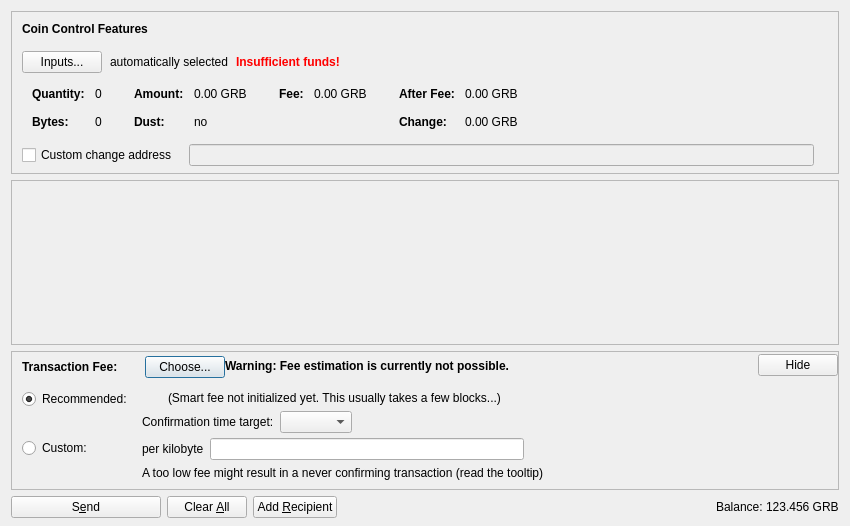
<?xml version="1.0" encoding="UTF-8"?>
<ui version="4.0">
 <class>SendCoinsDialog</class>
 <widget class="QDialog" name="SendCoinsDialog">
  <property name="geometry">
   <rect>
    <x>0</x>
    <y>0</y>
    <width>850</width>
    <height>526</height>
   </rect>
  </property>
  <property name="windowTitle">
   <string>Send Coins</string>
  </property>
  <layout class="QVBoxLayout" name="verticalLayout" stretch="0,1,0,0">
   <property name="bottomMargin">
    <number>8</number>
   </property>
   <item>
    <widget class="QFrame" name="frameCoinControl">
     <property name="sizePolicy">
      <sizepolicy hsizetype="Expanding" vsizetype="Expanding">
       <horstretch>0</horstretch>
       <verstretch>0</verstretch>
      </sizepolicy>
     </property>
     <property name="maximumSize">
      <size>
       <width>16777215</width>
       <height>16777215</height>
      </size>
     </property>
     <property name="frameShape">
      <enum>QFrame::StyledPanel</enum>
     </property>
     <property name="frameShadow">
      <enum>QFrame::Sunken</enum>
     </property>
     <layout class="QVBoxLayout" name="verticalLayoutCoinControl2">
      <property name="spacing">
       <number>0</number>
      </property>
      <property name="leftMargin">
       <number>0</number>
      </property>
      <property name="topMargin">
       <number>0</number>
      </property>
      <property name="rightMargin">
       <number>0</number>
      </property>
      <property name="bottomMargin">
       <number>6</number>
      </property>
      <item>
       <layout class="QVBoxLayout" name="verticalLayoutCoinControl" stretch="0,0,0,0,1">
        <property name="spacing">
         <number>0</number>
        </property>
        <property name="leftMargin">
         <number>10</number>
        </property>
        <property name="topMargin">
         <number>10</number>
        </property>
        <item>
         <layout class="QHBoxLayout" name="horizontalLayoutCoinControl1">
          <property name="bottomMargin">
           <number>15</number>
          </property>
          <item>
           <widget class="QLabel" name="labelCoinControlFeatures">
            <property name="sizePolicy">
             <sizepolicy hsizetype="Preferred" vsizetype="Maximum">
              <horstretch>0</horstretch>
              <verstretch>0</verstretch>
             </sizepolicy>
            </property>
            <property name="font">
             <font>
              <weight>75</weight>
              <bold>true</bold>
             </font>
            </property>
            <property name="styleSheet">
             <string notr="true">font-weight:bold;</string>
            </property>
            <property name="text">
             <string>Coin Control Features</string>
            </property>
           </widget>
          </item>
         </layout>
        </item>
        <item>
         <layout class="QHBoxLayout" name="horizontalLayoutCoinControl2" stretch="0,0,0,0">
          <property name="spacing">
           <number>8</number>
          </property>
          <property name="bottomMargin">
           <number>10</number>
          </property>
          <item>
           <widget class="QPushButton" name="pushButtonCoinControl">
            <property name="styleSheet">
             <string notr="true"/>
            </property>
            <property name="text">
             <string>Inputs...</string>
            </property>
            <property name="autoDefault">
             <bool>false</bool>
            </property>
           </widget>
          </item>
          <item>
           <widget class="QLabel" name="labelCoinControlAutomaticallySelected">
            <property name="text">
             <string>automatically selected</string>
            </property>
            <property name="margin">
             <number>5</number>
            </property>
           </widget>
          </item>
          <item>
           <widget class="QLabel" name="labelCoinControlInsuffFunds">
            <property name="font">
             <font>
              <weight>75</weight>
              <bold>true</bold>
             </font>
            </property>
            <property name="styleSheet">
             <string notr="true">color:red;font-weight:bold;</string>
            </property>
            <property name="text">
             <string>Insufficient funds!</string>
            </property>
            <property name="margin">
             <number>5</number>
            </property>
           </widget>
          </item>
          <item>
           <spacer name="horizontalSpacerCoinControl">
            <property name="orientation">
             <enum>Qt::Horizontal</enum>
            </property>
            <property name="sizeHint" stdset="0">
             <size>
              <width>40</width>
              <height>1</height>
             </size>
            </property>
           </spacer>
          </item>
         </layout>
        </item>
        <item>
         <widget class="QWidget" name="widgetCoinControl" native="true">
          <property name="sizePolicy">
           <sizepolicy hsizetype="Preferred" vsizetype="Preferred">
            <horstretch>0</horstretch>
            <verstretch>0</verstretch>
           </sizepolicy>
          </property>
          <property name="minimumSize">
           <size>
            <width>0</width>
            <height>0</height>
           </size>
          </property>
          <property name="styleSheet">
           <string notr="true"/>
          </property>
          <layout class="QHBoxLayout" name="horizontalLayoutCoinControl5">
           <property name="leftMargin">
            <number>0</number>
           </property>
           <property name="topMargin">
            <number>0</number>
           </property>
           <property name="rightMargin">
            <number>0</number>
           </property>
           <property name="bottomMargin">
            <number>0</number>
           </property>
           <item>
            <layout class="QHBoxLayout" name="horizontalLayoutCoinControl3" stretch="0,0,0,1">
             <property name="spacing">
              <number>20</number>
             </property>
             <property name="topMargin">
              <number>0</number>
             </property>
             <property name="bottomMargin">
              <number>10</number>
             </property>
             <item>
              <layout class="QFormLayout" name="formLayoutCoinControl1">
               <property name="horizontalSpacing">
                <number>10</number>
               </property>
               <property name="verticalSpacing">
                <number>14</number>
               </property>
               <property name="leftMargin">
                <number>10</number>
               </property>
               <property name="topMargin">
                <number>4</number>
               </property>
               <property name="rightMargin">
                <number>6</number>
               </property>
               <item row="0" column="0">
                <widget class="QLabel" name="labelCoinControlQuantityText">
                 <property name="font">
                  <font>
                   <weight>75</weight>
                   <bold>true</bold>
                  </font>
                 </property>
                 <property name="text">
                  <string>Quantity:</string>
                 </property>
                 <property name="margin">
                  <number>0</number>
                 </property>
                </widget>
               </item>
               <item row="0" column="1">
                <widget class="QLabel" name="labelCoinControlQuantity">
                 <property name="cursor">
                  <cursorShape>IBeamCursor</cursorShape>
                 </property>
                 <property name="contextMenuPolicy">
                  <enum>Qt::ActionsContextMenu</enum>
                 </property>
                 <property name="text">
                  <string notr="true">0</string>
                 </property>
                 <property name="margin">
                  <number>0</number>
                 </property>
                 <property name="textInteractionFlags">
                  <set>Qt::LinksAccessibleByMouse|Qt::TextSelectableByKeyboard|Qt::TextSelectableByMouse</set>
                 </property>
                </widget>
               </item>
               <item row="1" column="0">
                <widget class="QLabel" name="labelCoinControlBytesText">
                 <property name="font">
                  <font>
                   <weight>75</weight>
                   <bold>true</bold>
                  </font>
                 </property>
                 <property name="text">
                  <string>Bytes:</string>
                 </property>
                </widget>
               </item>
               <item row="1" column="1">
                <widget class="QLabel" name="labelCoinControlBytes">
                 <property name="cursor">
                  <cursorShape>IBeamCursor</cursorShape>
                 </property>
                 <property name="contextMenuPolicy">
                  <enum>Qt::ActionsContextMenu</enum>
                 </property>
                 <property name="text">
                  <string notr="true">0</string>
                 </property>
                 <property name="textInteractionFlags">
                  <set>Qt::LinksAccessibleByMouse|Qt::TextSelectableByKeyboard|Qt::TextSelectableByMouse</set>
                 </property>
                </widget>
               </item>
              </layout>
             </item>
             <item>
              <layout class="QFormLayout" name="formLayoutCoinControl2">
               <property name="horizontalSpacing">
                <number>10</number>
               </property>
               <property name="verticalSpacing">
                <number>14</number>
               </property>
               <property name="leftMargin">
                <number>6</number>
               </property>
               <property name="topMargin">
                <number>4</number>
               </property>
               <property name="rightMargin">
                <number>6</number>
               </property>
               <item row="0" column="0">
                <widget class="QLabel" name="labelCoinControlAmountText">
                 <property name="font">
                  <font>
                   <weight>75</weight>
                   <bold>true</bold>
                  </font>
                 </property>
                 <property name="text">
                  <string>Amount:</string>
                 </property>
                 <property name="margin">
                  <number>0</number>
                 </property>
                </widget>
               </item>
               <item row="0" column="1">
                <widget class="QLabel" name="labelCoinControlAmount">
                 <property name="cursor">
                  <cursorShape>IBeamCursor</cursorShape>
                 </property>
                 <property name="contextMenuPolicy">
                  <enum>Qt::ActionsContextMenu</enum>
                 </property>
                 <property name="text">
                  <string notr="true">0.00 GRB</string>
                 </property>
                 <property name="textInteractionFlags">
                  <set>Qt::LinksAccessibleByMouse|Qt::TextSelectableByKeyboard|Qt::TextSelectableByMouse</set>
                 </property>
                </widget>
               </item>
               <item row="1" column="0">
                <widget class="QLabel" name="labelCoinControlLowOutputText">
                 <property name="font">
                  <font>
                   <weight>75</weight>
                   <bold>true</bold>
                  </font>
                 </property>
                 <property name="text">
                  <string>Dust:</string>
                 </property>
                </widget>
               </item>
               <item row="1" column="1">
                <widget class="QLabel" name="labelCoinControlLowOutput">
                 <property name="cursor">
                  <cursorShape>IBeamCursor</cursorShape>
                 </property>
                 <property name="contextMenuPolicy">
                  <enum>Qt::ActionsContextMenu</enum>
                 </property>
                 <property name="text">
                  <string notr="true">no</string>
                 </property>
                 <property name="textInteractionFlags">
                  <set>Qt::LinksAccessibleByMouse|Qt::TextSelectableByKeyboard|Qt::TextSelectableByMouse</set>
                 </property>
                </widget>
               </item>
              </layout>
             </item>
             <item>
              <layout class="QFormLayout" name="formLayoutCoinControl3">
               <property name="horizontalSpacing">
                <number>10</number>
               </property>
               <property name="verticalSpacing">
                <number>14</number>
               </property>
               <property name="leftMargin">
                <number>6</number>
               </property>
               <property name="topMargin">
                <number>4</number>
               </property>
               <property name="rightMargin">
                <number>6</number>
               </property>
               <item row="0" column="0">
                <widget class="QLabel" name="labelCoinControlFeeText">
                 <property name="font">
                  <font>
                   <weight>75</weight>
                   <bold>true</bold>
                  </font>
                 </property>
                 <property name="text">
                  <string>Fee:</string>
                 </property>
                 <property name="margin">
                  <number>0</number>
                 </property>
                </widget>
               </item>
               <item row="0" column="1">
                <widget class="QLabel" name="labelCoinControlFee">
                 <property name="cursor">
                  <cursorShape>IBeamCursor</cursorShape>
                 </property>
                 <property name="contextMenuPolicy">
                  <enum>Qt::ActionsContextMenu</enum>
                 </property>
                 <property name="text">
                  <string notr="true">0.00 GRB</string>
                 </property>
                 <property name="textInteractionFlags">
                  <set>Qt::LinksAccessibleByMouse|Qt::TextSelectableByKeyboard|Qt::TextSelectableByMouse</set>
                 </property>
                </widget>
               </item>
              </layout>
             </item>
             <item>
              <layout class="QFormLayout" name="formLayoutCoinControl4">
               <property name="horizontalSpacing">
                <number>10</number>
               </property>
               <property name="verticalSpacing">
                <number>14</number>
               </property>
               <property name="leftMargin">
                <number>6</number>
               </property>
               <property name="topMargin">
                <number>4</number>
               </property>
               <property name="rightMargin">
                <number>6</number>
               </property>
               <item row="0" column="0">
                <widget class="QLabel" name="labelCoinControlAfterFeeText">
                 <property name="font">
                  <font>
                   <weight>75</weight>
                   <bold>true</bold>
                  </font>
                 </property>
                 <property name="text">
                  <string>After Fee:</string>
                 </property>
                 <property name="margin">
                  <number>0</number>
                 </property>
                </widget>
               </item>
               <item row="0" column="1">
                <widget class="QLabel" name="labelCoinControlAfterFee">
                 <property name="cursor">
                  <cursorShape>IBeamCursor</cursorShape>
                 </property>
                 <property name="contextMenuPolicy">
                  <enum>Qt::ActionsContextMenu</enum>
                 </property>
                 <property name="text">
                  <string notr="true">0.00 GRB</string>
                 </property>
                 <property name="textInteractionFlags">
                  <set>Qt::LinksAccessibleByMouse|Qt::TextSelectableByKeyboard|Qt::TextSelectableByMouse</set>
                 </property>
                </widget>
               </item>
               <item row="1" column="0">
                <widget class="QLabel" name="labelCoinControlChangeText">
                 <property name="font">
                  <font>
                   <weight>75</weight>
                   <bold>true</bold>
                  </font>
                 </property>
                 <property name="text">
                  <string>Change:</string>
                 </property>
                </widget>
               </item>
               <item row="1" column="1">
                <widget class="QLabel" name="labelCoinControlChange">
                 <property name="cursor">
                  <cursorShape>IBeamCursor</cursorShape>
                 </property>
                 <property name="contextMenuPolicy">
                  <enum>Qt::ActionsContextMenu</enum>
                 </property>
                 <property name="text">
                  <string notr="true">0.00 GRB</string>
                 </property>
                 <property name="textInteractionFlags">
                  <set>Qt::LinksAccessibleByMouse|Qt::TextSelectableByKeyboard|Qt::TextSelectableByMouse</set>
                 </property>
                </widget>
               </item>
              </layout>
             </item>
            </layout>
           </item>
          </layout>
         </widget>
        </item>
        <item>
         <layout class="QHBoxLayout" name="horizontalLayoutCoinControl4" stretch="0,0,0">
          <property name="spacing">
           <number>12</number>
          </property>
          <property name="sizeConstraint">
           <enum>QLayout::SetDefaultConstraint</enum>
          </property>
          <property name="topMargin">
           <number>5</number>
          </property>
          <property name="rightMargin">
           <number>5</number>
          </property>
          <item>
           <widget class="QCheckBox" name="checkBoxCoinControlChange">
            <property name="toolTip">
             <string>If this is activated, but the change address is empty or invalid, change will be sent to a newly generated address.</string>
            </property>
            <property name="text">
             <string>Custom change address</string>
            </property>
           </widget>
          </item>
          <item>
           <widget class="QValidatedLineEdit" name="lineEditCoinControlChange">
            <property name="enabled">
             <bool>false</bool>
            </property>
            <property name="sizePolicy">
             <sizepolicy hsizetype="Expanding" vsizetype="Fixed">
              <horstretch>0</horstretch>
              <verstretch>0</verstretch>
             </sizepolicy>
            </property>
           </widget>
          </item>
          <item>
           <widget class="QLabel" name="labelCoinControlChangeLabel">
            <property name="sizePolicy">
             <sizepolicy hsizetype="Preferred" vsizetype="Expanding">
              <horstretch>0</horstretch>
              <verstretch>0</verstretch>
             </sizepolicy>
            </property>
            <property name="minimumSize">
             <size>
              <width>0</width>
              <height>0</height>
             </size>
            </property>
            <property name="text">
             <string/>
            </property>
            <property name="margin">
             <number>3</number>
            </property>
           </widget>
          </item>
         </layout>
        </item>
        <item>
         <spacer name="verticalSpacerCoinControl">
          <property name="orientation">
           <enum>Qt::Vertical</enum>
          </property>
          <property name="sizeHint" stdset="0">
           <size>
            <width>800</width>
            <height>1</height>
           </size>
          </property>
         </spacer>
        </item>
       </layout>
      </item>
     </layout>
    </widget>
   </item>
   <item>
    <widget class="QScrollArea" name="scrollArea">
     <property name="widgetResizable">
      <bool>true</bool>
     </property>
     <widget class="QWidget" name="scrollAreaWidgetContents">
      <property name="geometry">
       <rect>
        <x>0</x>
        <y>0</y>
        <width>830</width>
        <height>104</height>
       </rect>
      </property>
      <layout class="QVBoxLayout" name="verticalLayout_2" stretch="0,1">
       <property name="leftMargin">
        <number>0</number>
       </property>
       <property name="topMargin">
        <number>0</number>
       </property>
       <property name="rightMargin">
        <number>0</number>
       </property>
       <property name="bottomMargin">
        <number>0</number>
       </property>
       <item>
        <layout class="QVBoxLayout" name="entries">
         <property name="spacing">
          <number>6</number>
         </property>
        </layout>
       </item>
       <item>
        <spacer name="verticalSpacer">
         <property name="orientation">
          <enum>Qt::Vertical</enum>
         </property>
         <property name="sizeHint" stdset="0">
          <size>
           <width>20</width>
           <height>40</height>
          </size>
         </property>
        </spacer>
       </item>
      </layout>
     </widget>
    </widget>
   </item>
   <item>
    <widget class="QFrame" name="frameFee">
     <property name="sizePolicy">
      <sizepolicy hsizetype="Expanding" vsizetype="Expanding">
       <horstretch>0</horstretch>
       <verstretch>0</verstretch>
      </sizepolicy>
     </property>
     <property name="maximumSize">
      <size>
       <width>16777215</width>
       <height>16777215</height>
      </size>
     </property>
     <property name="frameShape">
      <enum>QFrame::StyledPanel</enum>
     </property>
     <property name="frameShadow">
      <enum>QFrame::Sunken</enum>
     </property>
     <layout class="QVBoxLayout" name="verticalLayoutFee1">
      <property name="spacing">
       <number>0</number>
      </property>
      <property name="leftMargin">
       <number>0</number>
      </property>
      <property name="topMargin">
       <number>0</number>
      </property>
      <property name="rightMargin">
       <number>0</number>
      </property>
      <property name="bottomMargin">
       <number>0</number>
      </property>
      <item>
       <layout class="QVBoxLayout" name="verticalLayoutFee2" stretch="0,0,0">
        <property name="spacing">
         <number>0</number>
        </property>
        <property name="leftMargin">
         <number>10</number>
        </property>
        <property name="topMargin">
         <number>0</number>
        </property>
        <item>
         <layout class="QHBoxLayout" name="horizontalLayoutFee1">
          <property name="bottomMargin">
           <number>0</number>
          </property>
          <item>
           <layout class="QVBoxLayout" name="verticalLayoutFee7">
            <property name="spacing">
             <number>0</number>
            </property>
            <item>
             <spacer name="verticalSpacerSmartFee">
              <property name="orientation">
               <enum>Qt::Vertical</enum>
              </property>
              <property name="sizeType">
               <enum>QSizePolicy::Fixed</enum>
              </property>
              <property name="sizeHint" stdset="0">
               <size>
                <width>1</width>
                <height>4</height>
               </size>
              </property>
             </spacer>
            </item>
            <item>
             <layout class="QHBoxLayout" name="horizontalLayoutSmartFee">
              <property name="spacing">
               <number>10</number>
              </property>
              <item>
               <widget class="QLabel" name="labelFeeHeadline">
                <property name="sizePolicy">
                 <sizepolicy hsizetype="Preferred" vsizetype="Maximum">
                  <horstretch>0</horstretch>
                  <verstretch>0</verstretch>
                 </sizepolicy>
                </property>
                <property name="font">
                 <font>
                  <weight>75</weight>
                  <bold>true</bold>
                 </font>
                </property>
                <property name="styleSheet">
                 <string notr="true">font-weight:bold;</string>
                </property>
                <property name="text">
                 <string>Transaction Fee:</string>
                </property>
               </widget>
              </item>
              <item>
               <widget class="QLabel" name="labelFeeMinimized">
                <property name="text">
                 <string/>
                </property>
               </widget>
              </item>
              <item>
               <widget class="QPushButton" name="buttonChooseFee">
                <property name="text">
                 <string>Choose...</string>
                </property>
               </widget>
              </item>
             </layout>
            </item>
            <item>
             <spacer name="verticalSpacer_5">
              <property name="orientation">
               <enum>Qt::Vertical</enum>
              </property>
              <property name="sizeHint" stdset="0">
               <size>
                <width>1</width>
                <height>1</height>
               </size>
              </property>
             </spacer>
            </item>
           </layout>
          </item>
          <item>
           <widget class="QLabel" name="fallbackFeeWarningLabel">
            <property name="toolTip">
             <string>Using the fallbackfee can result in sending a transaction that will take several hours or days (or never) to confirm. Consider choosing your fee manually or wait until you have validated the complete chain.</string>
            </property>
            <property name="font">
            <font>
                <weight>75</weight>
                <bold>true</bold>
            </font>
            </property>
            <property name="text">
             <string>Warning: Fee estimation is currently not possible.</string>
            </property>
            <property name="wordWrap">
             <bool>false</bool>
            </property>
           </widget>
          </item>
          <item>
           <spacer name="horizontalSpacer_4">
            <property name="orientation">
             <enum>Qt::Horizontal</enum>
            </property>
            <property name="sizeType">
             <enum>QSizePolicy::MinimumExpanding</enum>
            </property>
            <property name="sizeHint" stdset="0">
             <size>
              <width>40</width>
              <height>20</height>
             </size>
            </property>
           </spacer>
          </item>
          <item>
           <widget class="QPushButton" name="buttonMinimizeFee">
            <property name="toolTip">
             <string>collapse fee-settings</string>
            </property>
            <property name="text">
             <string>Hide</string>
            </property>
           </widget>
          </item>
         </layout>
        </item>
        <item>
         <widget class="QFrame" name="frameFeeSelection">
          <layout class="QVBoxLayout" name="verticalLayoutFee12">
           <property name="spacing">
            <number>0</number>
           </property>
           <property name="leftMargin">
            <number>0</number>
           </property>
           <property name="topMargin">
            <number>0</number>
           </property>
           <property name="rightMargin">
            <number>0</number>
           </property>
           <property name="bottomMargin">
            <number>0</number>
           </property>
           <item>
            <layout class="QGridLayout" name="gridLayoutFee">
             <property name="topMargin">
              <number>10</number>
             </property>
             <property name="bottomMargin">
              <number>4</number>
             </property>
             <property name="horizontalSpacing">
              <number>10</number>
             </property>
             <property name="verticalSpacing">
              <number>4</number>
             </property>
             <item row="1" column="1">
              <layout class="QVBoxLayout" name="verticalLayoutFee8">
               <property name="spacing">
                <number>6</number>
               </property>
               <item>
                <layout class="QHBoxLayout" name="horizontalLayoutFee13">
                 <item>
                  <widget class="QLabel" name="labelCustomPerKilobyte">
                   <property name="toolTip">
                    <string>Specify a custom fee per kB (1,000 bytes) of the transaction's virtual size.

Note:  Since the fee is calculated on a per-byte basis, a fee of "100 satoshis per kB" for a transaction size of 500 bytes (half of 1 kB) would ultimately yield a fee of only 50 satoshis.</string>
                   </property>
                   <property name="text">
                    <string>per kilobyte</string>
                   </property>
                  </widget>
                 </item>
                 <item>
                  <widget class="BitcoinAmountField" name="customFee"/>
                 </item>
                 <item>
                  <spacer name="horizontalSpacer_6">
                   <property name="orientation">
                    <enum>Qt::Horizontal</enum>
                   </property>
                   <property name="sizeHint" stdset="0">
                    <size>
                     <width>1</width>
                     <height>1</height>
                    </size>
                   </property>
                  </spacer>
                 </item>
                </layout>
               </item>
               <item>
                <layout class="QHBoxLayout" name="horizontalLayoutFee8">
                 <item>
                  <widget class="QLabel" name="labelCustomFeeWarning">
                   <property name="enabled">
                    <bool>true</bool>
                   </property>
                   <property name="toolTip">
                    <string>When there is less transaction volume than space in the blocks, miners as well as relaying nodes may enforce a minimum fee. Paying only this minimum fee is just fine, but be aware that this can result in a never confirming transaction once there is more demand for grubbcoin transactions than the network can process.</string>
                   </property>
                   <property name="text">
                    <string>A too low fee might result in a never confirming transaction (read the tooltip)</string>
                   </property>
                  </widget>
                 </item>
                 <item>
                  <spacer name="horizontalSpacer_2">
                   <property name="orientation">
                    <enum>Qt::Horizontal</enum>
                   </property>
                   <property name="sizeHint" stdset="0">
                    <size>
                     <width>1</width>
                     <height>1</height>
                    </size>
                   </property>
                  </spacer>
                 </item>
                </layout>
               </item>
              </layout>
             </item>
             <item row="0" column="0">
              <layout class="QVBoxLayout" name="verticalLayoutFee4" stretch="0,1">
               <item>
                <widget class="QRadioButton" name="radioSmartFee">
                 <property name="text">
                  <string>Recommended:</string>
                 </property>
                 <property name="checked">
                  <bool>true</bool>
                 </property>
                 <attribute name="buttonGroup">
                  <string notr="true">groupFee</string>
                 </attribute>
                </widget>
               </item>
               <item>
                <spacer name="verticalSpacer_2">
                 <property name="orientation">
                  <enum>Qt::Vertical</enum>
                 </property>
                 <property name="sizeHint" stdset="0">
                  <size>
                   <width>1</width>
                   <height>1</height>
                  </size>
                 </property>
                </spacer>
               </item>
              </layout>
             </item>
             <item row="1" column="0">
              <layout class="QVBoxLayout" name="verticalLayoutFee9" stretch="0,1">
               <item>
                <widget class="QRadioButton" name="radioCustomFee">
                 <property name="text">
                  <string>Custom:</string>
                 </property>
                 <attribute name="buttonGroup">
                  <string notr="true">groupFee</string>
                 </attribute>
                </widget>
               </item>
               <item>
                <spacer name="verticalSpacer_6">
                 <property name="orientation">
                  <enum>Qt::Vertical</enum>
                 </property>
                 <property name="sizeHint" stdset="0">
                  <size>
                   <width>1</width>
                   <height>1</height>
                  </size>
                 </property>
                </spacer>
               </item>
              </layout>
             </item>
             <item row="0" column="1">
              <layout class="QVBoxLayout" name="verticalLayoutFee3" stretch="0,0,1">
               <property name="spacing">
                <number>6</number>
               </property>
               <property name="topMargin">
                <number>2</number>
               </property>
               <item>
                <layout class="QHBoxLayout" name="horizontalLayoutFee12">
                 <item>
                  <widget class="QLabel" name="labelSmartFee">
                   <property name="text">
                    <string/>
                   </property>
                  </widget>
                 </item>
                 <item>
                  <widget class="QLabel" name="labelFeeEstimation">
                   <property name="text">
                    <string/>
                   </property>
                  </widget>
                 </item>
                 <item>
                  <widget class="QLabel" name="labelSmartFee2">
                   <property name="text">
                    <string>(Smart fee not initialized yet. This usually takes a few blocks...)</string>
                   </property>
                  </widget>
                 </item>
                 <item>
                  <spacer name="horizontalSpacer_5">
                   <property name="orientation">
                    <enum>Qt::Horizontal</enum>
                   </property>
                   <property name="sizeHint" stdset="0">
                    <size>
                     <width>1</width>
                     <height>1</height>
                    </size>
                   </property>
                  </spacer>
                 </item>
                </layout>
               </item>
               <item>
                <layout class="QHBoxLayout" name="horizontalLayoutFee9">
                 <item>
                  <layout class="QVBoxLayout" name="verticalLayoutFee6">
                   <item>
                    <widget class="QLabel" name="labelSmartFee3">
                     <property name="text">
                      <string>Confirmation time target:</string>
                     </property>
                    </widget>
                   </item>
                  </layout>
                 </item>
                 <item>
                  <layout class="QVBoxLayout" name="verticalLayoutFee5">
                   <property name="rightMargin">
                    <number>30</number>
                   </property>
                   <item>
                    <layout class="QHBoxLayout" name="horizontalLayoutConfTarget">
                     <property name="bottomMargin">
                      <number>0</number>
                     </property>
                     <item>
                      <widget class="QComboBox" name="confTargetSelector"/>
                     </item>
                     <item>
                      <spacer name="horizontalSpacerConfTarget">
                       <property name="orientation">
                        <enum>Qt::Horizontal</enum>
                       </property>
                       <property name="sizeHint" stdset="0">
                        <size>
                         <width>40</width>
                         <height>20</height>
                        </size>
                       </property>
                      </spacer>
                     </item>
                    </layout>
                   </item>
                  </layout>
                 </item>
                </layout>
               </item>
               <item>
                <spacer name="verticalSpacer_4">
                 <property name="orientation">
                  <enum>Qt::Vertical</enum>
                 </property>
                 <property name="sizeHint" stdset="0">
                  <size>
                   <width>1</width>
                   <height>1</height>
                  </size>
                 </property>
                </spacer>
               </item>
              </layout>
             </item>
            </layout>
           </item>
          </layout>
         </widget>
        </item>
        <item>
         <spacer name="verticalSpacerFee">
          <property name="orientation">
           <enum>Qt::Vertical</enum>
          </property>
          <property name="sizeHint" stdset="0">
           <size>
            <width>40</width>
            <height>5</height>
           </size>
          </property>
         </spacer>
        </item>
       </layout>
      </item>
     </layout>
    </widget>
   </item>
   <item>
    <layout class="QHBoxLayout" name="horizontalLayout">
     <item>
      <widget class="QPushButton" name="sendButton">
       <property name="minimumSize">
        <size>
         <width>150</width>
         <height>0</height>
        </size>
       </property>
       <property name="toolTip">
        <string>Confirm the send action</string>
       </property>
       <property name="text">
        <string>S&amp;end</string>
       </property>
       <property name="icon">
        <iconset resource="../bitcoin.qrc">
         <normaloff>:/icons/send</normaloff>:/icons/send</iconset>
       </property>
       <property name="autoDefault">
        <bool>false</bool>
       </property>
       <property name="default">
        <bool>false</bool>
       </property>
      </widget>
     </item>
     <item>
      <widget class="QPushButton" name="clearButton">
       <property name="sizePolicy">
        <sizepolicy hsizetype="Minimum" vsizetype="Fixed">
         <horstretch>0</horstretch>
         <verstretch>0</verstretch>
        </sizepolicy>
       </property>
       <property name="toolTip">
        <string>Clear all fields of the form.</string>
       </property>
       <property name="text">
        <string>Clear &amp;All</string>
       </property>
       <property name="icon">
        <iconset resource="../bitcoin.qrc">
         <normaloff>:/icons/remove</normaloff>:/icons/remove</iconset>
       </property>
       <property name="autoDefault">
        <bool>false</bool>
       </property>
      </widget>
     </item>
     <item>
      <widget class="QPushButton" name="addButton">
       <property name="toolTip">
        <string>Send to multiple recipients at once</string>
       </property>
       <property name="text">
        <string>Add &amp;Recipient</string>
       </property>
       <property name="icon">
        <iconset resource="../bitcoin.qrc">
         <normaloff>:/icons/add</normaloff>:/icons/add</iconset>
       </property>
       <property name="autoDefault">
        <bool>false</bool>
       </property>
      </widget>
     </item>
     <item>
      <spacer name="horizontalSpacer">
       <property name="orientation">
        <enum>Qt::Horizontal</enum>
       </property>
       <property name="sizeHint" stdset="0">
        <size>
         <width>40</width>
         <height>20</height>
        </size>
       </property>
      </spacer>
     </item>
     <item>
      <layout class="QHBoxLayout" name="horizontalLayout_2">
       <property name="spacing">
        <number>3</number>
       </property>
       <item>
        <widget class="QLabel" name="label">
         <property name="sizePolicy">
          <sizepolicy hsizetype="Preferred" vsizetype="Fixed">
           <horstretch>0</horstretch>
           <verstretch>0</verstretch>
          </sizepolicy>
         </property>
         <property name="text">
          <string>Balance:</string>
         </property>
        </widget>
       </item>
       <item>
        <widget class="QLabel" name="labelBalance">
         <property name="sizePolicy">
          <sizepolicy hsizetype="Preferred" vsizetype="Fixed">
           <horstretch>0</horstretch>
           <verstretch>0</verstretch>
          </sizepolicy>
         </property>
         <property name="cursor">
          <cursorShape>IBeamCursor</cursorShape>
         </property>
         <property name="text">
          <string notr="true">123.456 GRB</string>
         </property>
         <property name="textInteractionFlags">
          <set>Qt::LinksAccessibleByMouse|Qt::TextSelectableByKeyboard|Qt::TextSelectableByMouse</set>
         </property>
        </widget>
       </item>
      </layout>
     </item>
    </layout>
   </item>
  </layout>
 </widget>
 <customwidgets>
  <customwidget>
   <class>QValidatedLineEdit</class>
   <extends>QLineEdit</extends>
   <header>qt/qvalidatedlineedit.h</header>
  </customwidget>
  <customwidget>
   <class>BitcoinAmountField</class>
   <extends>QLineEdit</extends>
   <header>qt/bitcoinamountfield.h</header>
   <container>1</container>
  </customwidget>
 </customwidgets>
 <resources>
  <include location="../bitcoin.qrc"/>
 </resources>
 <connections/>
 <buttongroups>
  <buttongroup name="groupFee"/>
 </buttongroups>
</ui>
